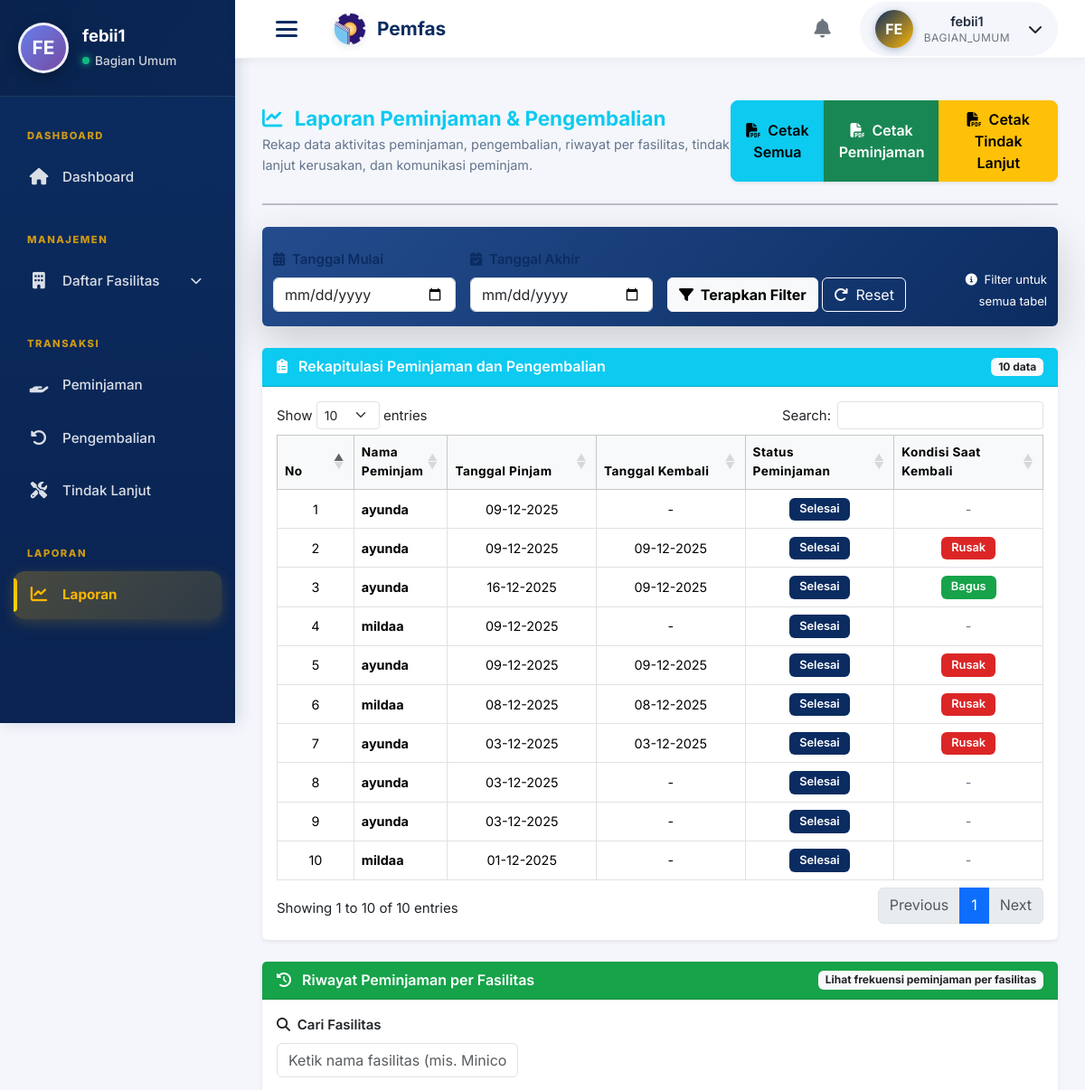
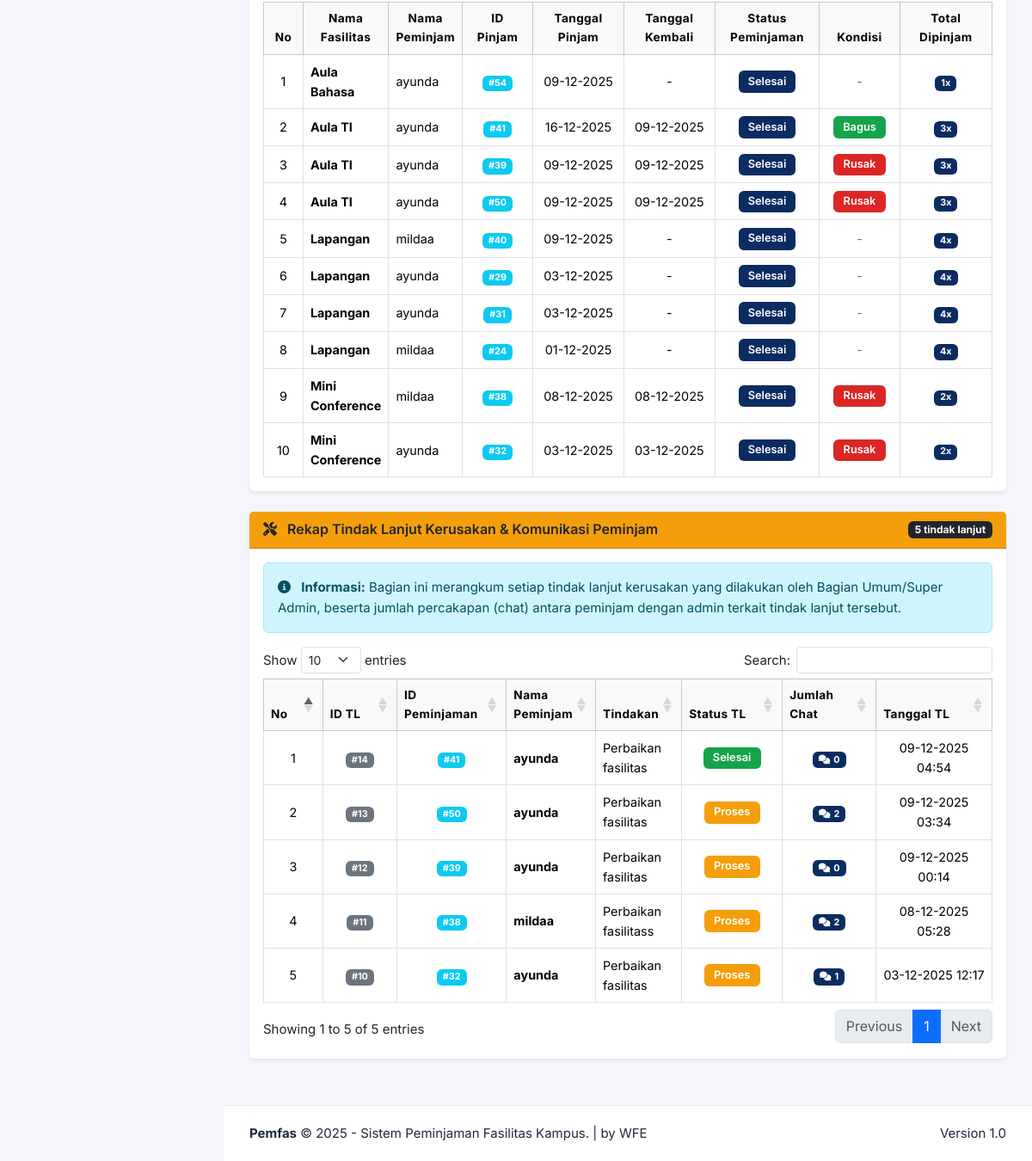
The app's page /bagian_umum/laporan.php (signed in) with its own data (2 pictures, top to bottom).
### tables this page shows
CREATE TABLE `peminjaman` (
  `id_pinjam` int(11) NOT NULL,
  `id_user` int(11) NOT NULL,
  `tanggal_mulai` date DEFAULT NULL,
  `tanggal_selesai` date DEFAULT NULL,
  `status` enum('draft','usulan','diterima','ditolak','selesai') DEFAULT 'draft',
  `dokumen_peminjaman` varchar(255) DEFAULT NULL,
  `alasan_penolakan` text DEFAULT NULL,
  `tanggal_usulan` timestamp NOT NULL DEFAULT current_timestamp(),
  `catatan` text DEFAULT NULL
);

CREATE TABLE `users` (
  `id_user` int(11) NOT NULL,
  `nama` varchar(100) NOT NULL,
  `username` varchar(50) NOT NULL,
  `password` varchar(255) NOT NULL,
  `email` varchar(100) DEFAULT NULL,
  `role` enum('super_admin','bagian_umum','peminjam') DEFAULT 'peminjam',
  `created` timestamp NOT NULL DEFAULT current_timestamp(),
  `last_login` datetime DEFAULT NULL,
  `id_unit` int(11) DEFAULT NULL
);

CREATE TABLE `tindaklanjut` (
  `id_tindaklanjut` int(11) NOT NULL,
  `id_kembali` int(11) NOT NULL,
  `id_user` int(11) NOT NULL,
  `tindakan` varchar(255) DEFAULT NULL,
  `deskripsi` text DEFAULT NULL,
  `status` enum('proses','selesai') DEFAULT 'proses',
  `tanggal` timestamp NOT NULL DEFAULT current_timestamp()
);

CREATE TABLE `pengembalian` (
  `id_kembali` int(11) NOT NULL,
  `id_pinjam` int(11) NOT NULL,
  `kondisi` enum('bagus','rusak') DEFAULT 'bagus',
  `catatan` text DEFAULT NULL,
  `tgl_kembali` date DEFAULT NULL
);

### bagian_umum/laporan.php (the view, shortened to what the rows shown need)
<?php
$whereTL  = "1=1";
include '../includes/admin/header.php';
?>
<div id="layoutSidenav_content">
    <?php include '../includes/admin/navbar.php'; ?>
    <main>
        <div class="container-fluid px-4">
            <div class="d-flex justify-content-between align-items-center mb-4 mt-3">
                <div>
                    <h2 class="fw-bold text-info mb-1 laporan-title">
                        <i class="fas fa-chart-line me-2"></i>
                        Laporan Peminjaman & Pengembalian
                    </h2>
                </div>
            </div>
            <div class="card shadow-sm border-0 mb-4 card-laporan">
                <div class="card-body">
                    <div class="table-responsive">
                        <table id="table1" class="table table-bordered table-hover align-middle mb-0">
                            <thead class="table-light text-center">
                                <tr>
                                    <th style="width: 50px;">No</th>
                                    <th>Nama Peminjam</th>
                                    <th style="width: 130px;">Tanggal Pinjam</th>
                                    <th style="width: 130px;">Tanggal Kembali</th>
                                    <th style="width: 130px;">Status Peminjaman</th>
                                    <th style="width: 130px;">Kondisi Saat Kembali</th>
                                </tr>
                            </thead>
                        </table>
                    </div>
                </div>
            </div>
            <div class="card shadow-sm border-0 mb-4 card-laporan">
                <div class="card-body">
                    <div class="table-responsive">
                        <table class="table table-bordered table-hover align-middle mb-0" id="tableRiwayatFasilitas">
                            <thead class="table-light text-center">
                                <tr>
                                    <th style="width: 50px;">No</th>
                                    <th>Nama Fasilitas</th>
                                    <th>Nama Peminjam</th>
                                    <th style="width: 90px;">ID Pinjam</th>
                                    <th style="width: 120px;">Tanggal Pinjam</th>
                                    <th style="width: 120px;">Tanggal Kembali</th>
                                    <th style="width: 130px;">Status Peminjaman</th>
                                    <th style="width: 100px;">Kondisi</th>
                                    <th style="width: 120px;">Total Dipinjam</th>
                                </tr>
                            </thead>
                            <tbody>
                                <?php
                                $no = 1;
                                $sqlHist = "
                                    SELECT
                                        f.nama_fasilitas,
                                        u.nama AS nama_peminjam,
                                        p.id_pinjam,
                                        p.tanggal_mulai,
                                        p.status,
                                        pg.tgl_kembali,
                                        pg.kondisi,
                                        (
                                            SELECT COUNT(*)
                                            FROM peminjaman p2
                                            JOIN daftar_peminjaman_fasilitas df2
                                                ON p2.id_pinjam = df2.id_pinjam
                                            WHERE df2.id_fasilitas = df.id_fasilitas
                                ";
                                $sqlHist .= "
                                        ) AS total_peminjaman_fasilitas
                                    FROM peminjaman p
                                    JOIN daftar_peminjaman_fasilitas df ON p.id_pinjam = df.id_pinjam
                                    JOIN fasilitas f ON df.id_fasilitas = f.id_fasilitas
                                    JOIN users u ON p.id_user = u.id_user
                                    LEFT JOIN pengembalian pg ON p.id_pinjam = pg.id_pinjam
                                    WHERE 1=1
                                ";
                                $sqlHist .= " ORDER BY f.nama_fasilitas ASC, p.tanggal_mulai DESC";
                                if ($stmtHist = $conn->prepare($sqlHist)) {
                                    $stmtHist->execute();
                                    $queryHist = $stmtHist->get_result();
                                    if ($queryHist && $queryHist->num_rows > 0) {
                                        while ($h = $queryHist->fetch_assoc()) {
                                            $statusVal = strtolower($h['status']);
                                            if      ($statusVal === 'diterima' || $statusVal === 'disetujui') $statusText = "<span class='badge bg-success badge-status'>Diterima</span>";
                                            elseif  ($statusVal === 'ditolak')                                  $statusText = "<span class='badge bg-danger badge-status'>Ditolak</span>";
                                            elseif  ($statusVal === 'selesai')                                  $statusText = "<span class='badge bg-primary badge-status'>Selesai</span>";
                                            else                                                                $statusText = "<span class='badge bg-warning badge-status'>Usulan</span>";
                                            $tglPinjam  = $h['tanggal_mulai'] ? date('d-m-Y', strtotime($h['tanggal_mulai'])) : '-';
                                            $tglKembali = $h['tgl_kembali']   ? date('d-m-Y', strtotime($h['tgl_kembali']))   : '-';
                                            $kondisiRaw = $h['kondisi'];
                                            if ($kondisiRaw === null || $kondisiRaw === '') {
                                                $kondisiText = '<span class="text-muted">-</span>';
                                            } else {
                                                $kondisiLower = strtolower($kondisiRaw);
                                                if ($kondisiLower === 'bagus' || $kondisiLower === 'baik') {
                                                    $kondisiText = "<span class='badge bg-success badge-status'>Bagus</span>";
                                                } elseif ($kondisiLower === 'rusak') {
                                                    $kondisiText = "<span class='badge bg-danger badge-status'>Rusak</span>";
                                                } else {
                                                    $kondisiText = htmlspecialchars(ucfirst($kondisiRaw));
                                                }
                                            }
                                            $totalFas = (int)($h['total_peminjaman_fasilitas'] ?? 0);
                                            $dataAttr = htmlspecialchars(strtolower($h['nama_fasilitas']), ENT_QUOTES);
                                            echo "
                                            <tr data-fasilitas='{$dataAttr}'>
                                                <td class='text-center'>{$no}</td>
                                                <td><strong>" . htmlspecialchars($h['nama_fasilitas']) . "</strong></td>
                                                <td>" . htmlspecialchars($h['nama_peminjam']) . "</td>
                                                <td class='text-center'><span class='badge bg-info'>#{$h['id_pinjam']}</span></td>
                                                <td class='text-center'>{$tglPinjam}</td>
                                                <td class='text-center'>{$tglKembali}</td>
                                                <td class='text-center'>{$statusText}</td>
                                                <td class='text-center'>{$kondisiText}</td>
                                                <td class='text-center'><span class='badge bg-primary'>{$totalFas}x</span></td>
                                            </tr>";
                                            $no++;
                                        }
                                    } else {
                                        echo "<tr><td colspan='9' class='text-center text-muted py-4'>
                                            <i class='fas fa-inbox fa-3x mb-3 d-block opacity-25'></i>
                                            Tidak ada riwayat peminjaman fasilitas dalam periode ini.
                                        </td></tr>";
                                    }
                                } else {
                                    echo "<tr><td colspan='9' class='text-center text-muted py-4'>
                                        Gagal mengambil riwayat fasilitas.
                                    </td></tr>";
                                }
                                ?>
                            </tbody>
                        </table>
                    </div>
                </div>
            </div>
            <div class="card shadow-sm border-0 mb-4 card-laporan">
                <div class="card-body">
                    <div class="table-responsive">
                        <table id="table3" class="table table-bordered table-hover align-middle mb-0">
                            <thead class="table-light text-center">
                                <tr>
                                    <th style="width: 50px;">No</th>
                                    <th style="width: 90px;">ID TL</th>
                                    <th style="width: 100px;">ID Peminjaman</th>
                                    <th>Nama Peminjam</th>
                                    <th>Tindakan</th>
                                    <th style="width: 120px;">Status TL</th>
                                    <th style="width: 100px;">Jumlah Chat</th>
                                    <th style="width: 150px;">Tanggal TL</th>
                                </tr>
                            </thead>
                            <tbody>
                                <?php
                                $no = 1;
                                $sqlTL = "
                                    SELECT
                                        tl.id_tindaklanjut,
                                        tl.tanggal,
                                        tl.tindakan,
                                        tl.status AS status_tl,
                                        pg.id_pinjam,
                                        u.nama AS nama_peminjam,
                                        COUNT(DISTINCT ck.id_chat) AS total_chat
                                    FROM tindaklanjut tl
                                    JOIN pengembalian pg ON tl.id_kembali = pg.id_kembali
                                    JOIN peminjaman p    ON pg.id_pinjam = p.id_pinjam
                                    JOIN users u         ON p.id_user = u.id_user
                                    LEFT JOIN komunikasi_kerusakan ck
                                           ON ck.id_tindaklanjut = tl.id_tindaklanjut
                                    WHERE {$whereTL}
                                    GROUP BY tl.id_tindaklanjut
                                    ORDER BY tl.tanggal DESC
                                ";
                                if ($stmtTL = $conn->prepare($sqlTL)) {
                                    $stmtTL->execute();
                                    $resultTL = $stmtTL->get_result();
                                    if ($resultTL && $resultTL->num_rows > 0) {
                                        while ($r = $resultTL->fetch_assoc()) {
                                            $statusTL   = strtolower($r['status_tl']);
                                            $badgeClass = 'secondary';
                                            if ($statusTL === 'proses')  $badgeClass = 'warning';
                                            if ($statusTL === 'selesai') $badgeClass = 'success';
                                            $tglTL = $r['tanggal'] ? date('d-m-Y H:i', strtotime($r['tanggal'])) : '-';
                                            echo "
                                            <tr>
                                                <td class='text-center'>{$no}</td>
                                                <td class='text-center'><span class='badge bg-secondary'>#{$r['id_tindaklanjut']}</span></td>
                                                <td class='text-center'><span class='badge bg-info'>#{$r['id_pinjam']}</span></td>
                                                <td><strong>" . htmlspecialchars($r['nama_peminjam']) . "</strong></td>
                                                <td>" . htmlspecialchars($r['tindakan']) . "</td>
                                                <td class='text-center'>
                                                    <span class='badge bg-{$badgeClass} badge-status'>" . ucfirst(htmlspecialchars($r['status_tl'])) . "</span>
                                                </td>
                                                <td class='text-center'>
                                                    <span class='badge bg-primary'>
                                                        <i class='fas fa-comments me-1'></i>" . (int)$r['total_chat'] . "
                                                    </span>
                                                </td>
                                                <td class='text-center'>{$tglTL}</td>
                                            </tr>";
                                            $no++;
                                        }
                                    } else {
                                        echo "<tr><td colspan='8' class='text-center text-muted py-4'>
                                            <i class='fas fa-inbox fa-3x mb-3 d-block opacity-25'></i>
                                            Belum ada data tindak lanjut.
                                        </td></tr>";
                                    }
                                } else {
                                    echo "<tr><td colspan='8' class='text-center text-muted py-4'>
                                        Gagal mengambil data tindak lanjut.
                                    </td></tr>";
                                }
                                ?>
                            </tbody>
                        </table>
                    </div>
                </div>
            </div>
        </div>
    </main>
</div>
<?php include '../includes/admin/footer.php'; ?>
<link rel="stylesheet" href="https://cdn.datatables.net/1.13.6/css/dataTables.bootstrap5.min.css">

### records on screen
peminjaman: nama_fasilitas "Aula Bahasa", id_user.nama "ayunda", id_pinjam "54", tanggal_mulai "09-12-2025", tglKembali "-", status "Selesai", totalFas "1"
peminjaman: nama_fasilitas "Aula TI", id_user.nama "ayunda", id_pinjam "41", tanggal_mulai "16-12-2025", tglKembali "09-12-2025", status "Selesai", shows "Bagus", totalFas "3"
peminjaman: nama_fasilitas "Aula TI", id_user.nama "ayunda", id_pinjam "39", tanggal_mulai "09-12-2025", tglKembali "09-12-2025", status "Selesai", shows "Rusak", totalFas "3"
peminjaman: nama_fasilitas "Aula TI", id_user.nama "ayunda", id_pinjam "50", tanggal_mulai "09-12-2025", tglKembali "09-12-2025", status "Selesai", shows "Rusak", totalFas "3"
peminjaman: nama_fasilitas "Lapangan", id_user.nama "mildaa", id_pinjam "40", tanggal_mulai "09-12-2025", tglKembali "-", status "Selesai", totalFas "4"
peminjaman: nama_fasilitas "Lapangan", id_user.nama "ayunda", id_pinjam "29", tanggal_mulai "03-12-2025", tglKembali "-", status "Selesai", totalFas "4"
peminjaman: nama_fasilitas "Lapangan", id_user.nama "ayunda", id_pinjam "31", tanggal_mulai "03-12-2025", tglKembali "-", status "Selesai", totalFas "4"
peminjaman: nama_fasilitas "Lapangan", id_user.nama "mildaa", id_pinjam "24", tanggal_mulai "01-12-2025", tglKembali "-", status "Selesai", totalFas "4"
peminjaman: nama_fasilitas "Mini Conference", id_user.nama "mildaa", id_pinjam "38", tanggal_mulai "08-12-2025", tglKembali "08-12-2025", status "Selesai", shows "Rusak", totalFas "2"
peminjaman: nama_fasilitas "Mini Conference", id_user.nama "ayunda", id_pinjam "32", tanggal_mulai "03-12-2025", tglKembali "03-12-2025", status "Selesai", shows "Rusak", totalFas "2"
tindaklanjut: id_tindaklanjut "14", id_kembali.id_pinjam "41", nama_peminjam "ayunda", tindakan "Perbaikan fasilitas", status "Selesai", total_chat "0", tanggal "09-12-2025 04:54"
tindaklanjut: id_tindaklanjut "13", id_kembali.id_pinjam "50", nama_peminjam "ayunda", tindakan "Perbaikan fasilitas", status "Proses", total_chat "2", tanggal "09-12-2025 03:34"
tindaklanjut: id_tindaklanjut "12", id_kembali.id_pinjam "39", nama_peminjam "ayunda", tindakan "Perbaikan fasilitas", status "Proses", total_chat "0", tanggal "09-12-2025 00:14"
tindaklanjut: id_tindaklanjut "11", id_kembali.id_pinjam "38", nama_peminjam "mildaa", tindakan "Perbaikan fasilitass", status "Proses", total_chat "2", tanggal "08-12-2025 05:28"
tindaklanjut: id_tindaklanjut "10", id_kembali.id_pinjam "32", nama_peminjam "ayunda", tindakan "Perbaikan fasilitas", status "Proses", total_chat "1", tanggal "03-12-2025 12:17"

### other values on screen
$initials "FE"
$namaUser "febii1"
$userInitials "FE"
$role "BAGIAN_UMUM"
$totalPeminjaman "10"
$row['nama'] "ayunda"
$tglPinjam "09-12-2025"
$tglKembali "-"
$tglKembali "09-12-2025"
$tglPinjam "16-12-2025"
$row['nama'] "mildaa"
$tglPinjam "08-12-2025"
$tglKembali "08-12-2025"
$tglPinjam "03-12-2025"
$tglKembali "03-12-2025"
